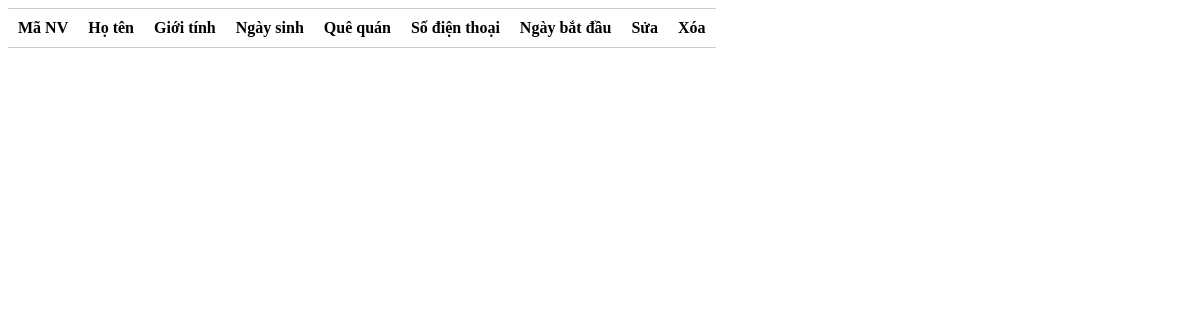
/capnhatnhanvien.php, run on an earlier commit of the app's database.
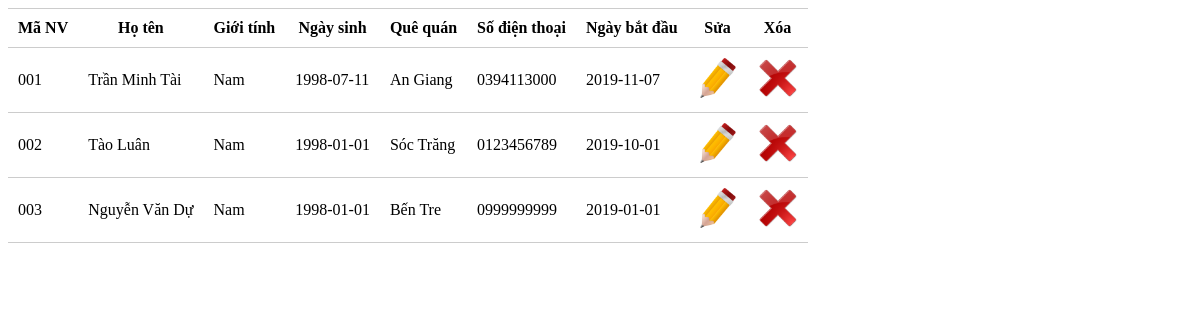
And on a later commit of the database.
### tables this page shows
CREATE TABLE `nhanvien` (
  `manv` varchar(3) NOT NULL,
  `hoten` varchar(32) NOT NULL,
  `gioitinh` varchar(3) NOT NULL,
  `ngaysinh` date NOT NULL,
  `quequan` varchar(50) NOT NULL,
  `sodienthoai` varchar(10) NOT NULL,
  `ngaythamgia` date NOT NULL,
  `hinhanh` varchar(256) NOT NULL
);

### capnhatnhanvien.php (the view, shortened to what this page needs)
<!DOCTYPE html>
<html lang="en">
<head>
</head>
<body>
    <div id="reload">
    <table >
        <tr>
            <th>Mã NV</th>
            <th>Họ tên</th>
            <th>Giới tính</th>
            <th>Ngày sinh</th>
            <th>Quê quán</th>
            <th>Số điện thoại</th>
            <th>Ngày bắt đầu</th>
            <th>Sửa</th>
            <th>Xóa</th>
        </tr>
        <?php
                include 'connect.php';
                $sql = "SELECT * FROM nhanvien;";
                $result = $con->query($sql);
                if ($result->num_rows > 0){
                    while ($row = $result->fetch_assoc()){
                        echo "
                            <tr>
                                <td>".$row['manv']."</td>
                                <td>".$row['hoten']."</td>
                                <td>".$row['gioitinh']."</td>
                                <td>".$row['ngaysinh']."</td>
                                <td>".$row['quequan']."</td>
                                <td>".$row['sodienthoai']."</td>
                                <td>".$row['ngaythamgia']."</td>
                                <td><a href='#'><img alt='".$row['manv']."' onclick='loadSuaNV(this.alt)' class='img' src='./img/edit.png'></a></td>
                                <td><a href='./action/action-xoanhanvien.php?manv=".$row['manv']."' onclick='return confirm(this.alt);'><img class='img' src='./img/delete.png'></a></td>
                        ";
                    }
                }
            ?>
    </table>
    </div>
</body>
</html>

What changed in the data, as far as the page shows it:
added nhanvien: manv "001", hoten "Trần Minh Tài", gioitinh "Nam", ngaysinh "1998-07-11", quequan "An Giang", sodienthoai "0394113000", ngaythamgia "2019-11-07"
added nhanvien: manv "002", hoten "Tào Luân", gioitinh "Nam", ngaysinh "1998-01-01", quequan "Sóc Trăng", sodienthoai "0123456789", ngaythamgia "2019-10-01"
added nhanvien: manv "003", hoten "Nguyễn Văn Dự", gioitinh "Nam", ngaysinh "1998-01-01", quequan "Bến Tre", sodienthoai "0999999999", ngaythamgia "2019-01-01"
